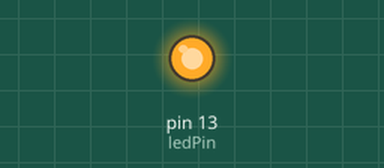
Simulated run of this sketch. Board: Arduino Uno, built with avr-gcc and run on an emulated ATmega328P. Parts: output pins drawn as LEDs (lit = HIGH).

Above: at 0.1 s.
Timing chart, 0 to 1.6 s (numbered marks = the images above):
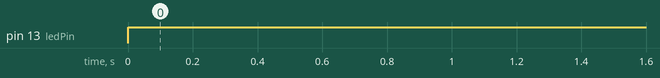

The sketch:

_.ino
```cpp
int ledPin = 13;

void setup() {
  Serial.begin(9600);
  pinMode(ledPin, OUTPUT); // Thiết lập chân LED là đầu ra
}

void loop() {
  int value = analogRead(A0);//(value luôn nằm trong khoảng 0-1023)
  digitalWrite(ledPin, HIGH);
  delay(value * 100);
  digitalWrite(ledPin, LOW);
  delay(value * 100);
}
```

Measured:
- by itself, pin 13 (ledPin): LOW → HIGH at 0.00 s
